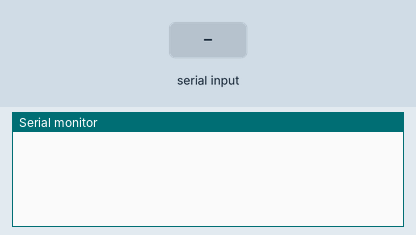
Simulated run of this sketch. Board: ESP8266 (Wemos D1 mini). Shown: the last lines printed to the serial monitor. The inputs (shaded band) are chosen by the test bench. WiFi joins after 1.5 s; servers stay silent unless stated.

Above: at 3.1 s.
3.2 s: "90,45\n" received over the second serial link
At 6.3 s:
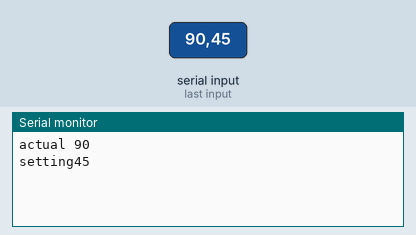
6.9 s: "30,150\n" received over the second serial link
At 8.3 s:
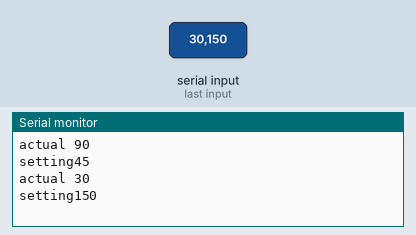

Measured:
- after the input at 3.2 s, the serial monitor: prints a new line after 2.2 s (image 1)
- after the input at 6.9 s, the serial monitor: prints a new line after 1.0 s (image 2)

The sketch:

He_thong_tuoi_tu_dong_esp.ino
```cpp
// Fill-in information from your Blynk Template here
#define BLYNK_TEMPLATE_ID "TMPLfMVeDNKk"
#define BLYNK_DEVICE_NAME "HE THONG TUOI TIEU TU DONG"
//#define BLYNK_AUTH_TOKEN "8QkzG6boWySQ3JLJHzDRaRVgRbkNcn3P"

#define BLYNK_FIRMWARE_VERSION        "0.1.0"

#define BLYNK_PRINT Serial
//#define BLYNK_DEBUG

#define APP_DEBUG

// Uncomment your board, or configure a custom board in Settings.h
//#define USE_SPARKFUN_BLYNK_BOARD
//#define USE_NODE_MCU_BOARD
//#define USE_WITTY_CLOUD_BOARD
//#define USE_WEMOS_D1_MINI

#include "BlynkEdgent.h"
#include <SoftwareSerial.h>
SoftwareSerial esp(D2,D3);//D2=RX  D3=TX

void setup()
{
  Serial.begin(115200);
  delay(100);
  esp.begin(115200);
  BlynkEdgent.begin();
}
//BLYNK_CONNECTED() { // checks if there is a connection to Blynk.Cloud
//  Blynk.syncVirtual(V1); // get the latest value
//  Blynk.syncVirtual(V2);
//}
BLYNK_WRITE(V1){
  int i = param.asInt();
  mod(i);
  if(i==0){
    Blynk.setProperty(V0,"isDisabled",true);
//    Serial.println("pump disable");
  }
  else{
    Blynk.setProperty(V0,"isDisabled",false);
//    Serial.println("pump enable");
  }
}
BLYNK_WRITE(V0){
  int i = param.asInt();
  pump(i);
//  if(i==0){
//    Serial.println("pump off");
//  }
//  else{
//    Serial.println("pump on");
//  }
}
void mod(int i){
  esp.write("0",i);
}
void pump(int i){
  esp.write("1",i);
}
void getData(int data[2]){
  String dataRaw;
  String tmp="";
  dataRaw = esp.readString();
//  dataRaw = String(random(0,100))+","+String(random(0,100));
  for(int i =0 ; i<dataRaw.length(); i++){
    if((dataRaw.charAt(i)!=',')){
      tmp+=dataRaw.charAt(i);
    }
    else{
      Serial.print("actual ");

      data[0] = tmp.toInt();
      Serial.println(data[0]);
      tmp="";
      for(int j = i+1;j<dataRaw.length();j++){
        tmp+=dataRaw.charAt(j);
      }
      Serial.print("setting");

      data[1]=tmp.toInt();
      Serial.println(data[1]);
      break;
    }
  }
}
void loop() {
  BlynkEdgent.run();
  int data[2];
  getData(data);
  Blynk.setProperty(V3,"isDisabled",false);
  Blynk.virtualWrite(V3,data[0]);
  Blynk.setProperty(V2,"isDisabled",false);
  Blynk.virtualWrite(V2,data[1]);
  delay(1500);
}
```
